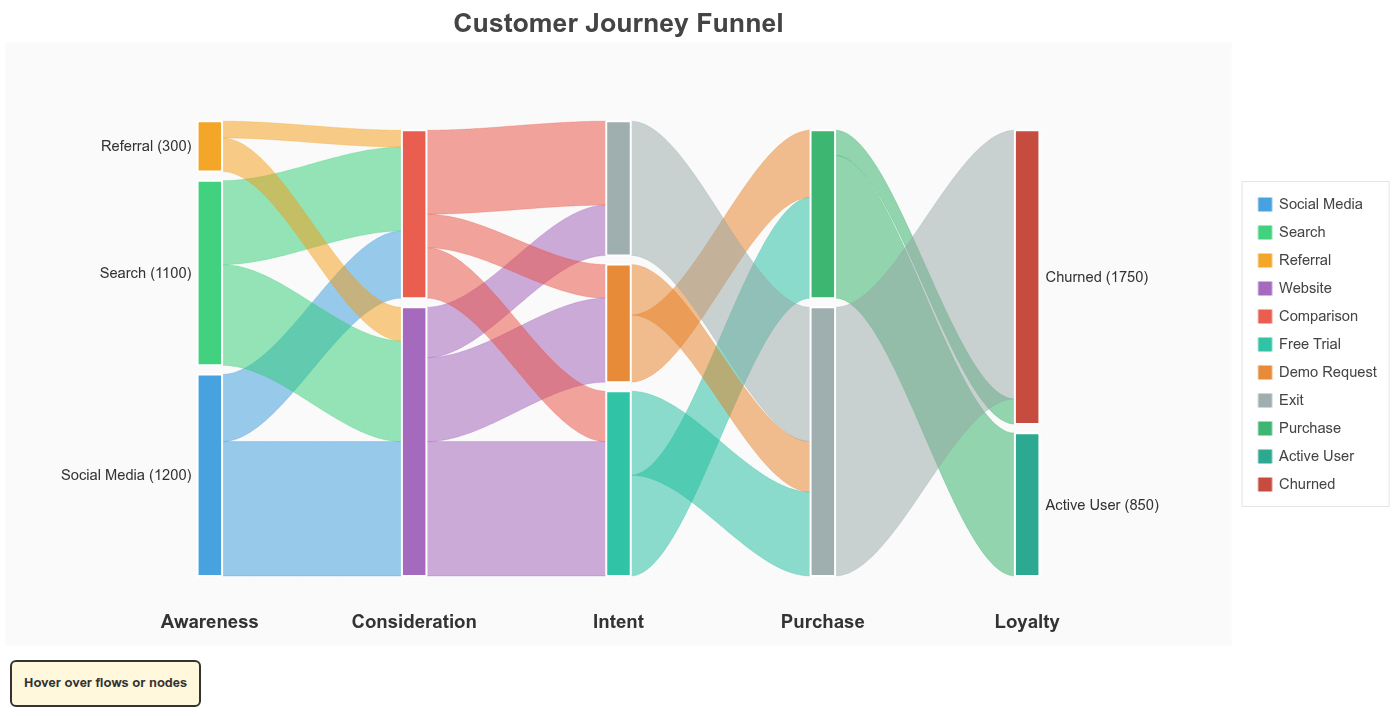

Generate this figure with Python:
from bokeh_rocks import create_alluvial, save_plot
from bokeh.io import show
from bokeh.io import curdoc
curdoc().theme = "light_minimal"
flows_customer = [
    # Awareness -> Consideration (Awareness totals: Social Media=1200, Search=1100, Referral=300)
    [
        ("Social Media", "Website", 800),
        ("Social Media", "Comparison", 400),
        ("Search", "Website", 600),
        ("Search", "Comparison", 500),
        ("Referral", "Website", 200),
        ("Referral", "Comparison", 100),
    ],
    # Consideration -> Intent (Consideration totals: Website=1600, Comparison=1000)
    [
        ("Website", "Free Trial", 800),
        ("Website", "Demo Request", 500),
        ("Website", "Exit", 300),
        ("Comparison", "Free Trial", 300),
        ("Comparison", "Demo Request", 200),
        ("Comparison", "Exit", 500),
    ],
    # Intent -> Purchase (Intent totals: Free Trial=1100, Demo Request=700, Exit=800)
    [
        ("Free Trial", "Purchase", 600),
        ("Free Trial", "Exit", 500),
        ("Demo Request", "Purchase", 400),
        ("Demo Request", "Exit", 300),
        ("Exit", "Exit", 800),
    ],
    # Purchase -> Loyalty (Purchase totals: Purchase=1000, Exit=1600)
    [
        ("Purchase", "Active User", 850),
        ("Purchase", "Churned", 150),
        ("Exit", "Churned", 1600),
    ],
]

time_points_customer = ["Awareness", "Consideration", "Intent", "Purchase", "Loyalty"]
categories_customer = ["Social Media", "Search", "Referral", "Website", "Comparison", 
                       "Free Trial", "Demo Request", "Exit", "Purchase", "Active User", "Churned"]
colors_customer = {
    "Social Media": "#3498DB",
    "Search": "#2ECC71",
    "Referral": "#F39C12",
    "Website": "#9B59B6",
    "Comparison": "#E74C3C",
    "Free Trial": "#1ABC9C",
    "Demo Request": "#E67E22",
    "Exit": "#95A5A6",
    "Purchase": "#27AE60",
    "Active User": "#16A085",
    "Churned": "#C0392B",
}

diagram2 = create_alluvial(
    flows_customer,
    time_points_customer,
    categories_customer,
    colors_customer,
    title="Customer Journey Funnel",
    width=1400,
    height=650
)
show(diagram2)

save_plot(diagram2, 'output/sankey_01')
